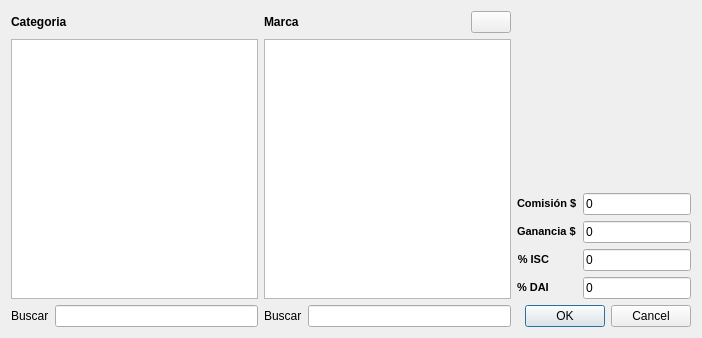
<?xml version="1.0" encoding="UTF-8"?>
<ui version="4.0">
 <class>frmArticlesNew</class>
 <widget class="QDialog" name="frmArticlesNew">
  <property name="geometry">
   <rect>
    <x>0</x>
    <y>0</y>
    <width>702</width>
    <height>338</height>
   </rect>
  </property>
  <property name="windowTitle">
   <string>Añadir Articulos</string>
  </property>
  <layout class="QGridLayout" name="gridLayout">
   <item row="0" column="0">
    <widget class="QLabel" name="label_5">
     <property name="sizePolicy">
      <sizepolicy hsizetype="Preferred" vsizetype="Fixed">
       <horstretch>0</horstretch>
       <verstretch>0</verstretch>
      </sizepolicy>
     </property>
     <property name="text">
      <string>&lt;b&gt;Categoria&lt;/b&gt;</string>
     </property>
    </widget>
   </item>
   <item row="0" column="1">
    <layout class="QHBoxLayout" name="horizontalLayout_3">
     <item>
      <widget class="QLabel" name="label_6">
       <property name="sizePolicy">
        <sizepolicy hsizetype="Preferred" vsizetype="Fixed">
         <horstretch>0</horstretch>
         <verstretch>0</verstretch>
        </sizepolicy>
       </property>
       <property name="text">
        <string>&lt;b&gt;Marca&lt;/b&gt;</string>
       </property>
      </widget>
     </item>
     <item>
      <widget class="QPushButton" name="btnAgregarMarca">
       <property name="sizePolicy">
        <sizepolicy hsizetype="Fixed" vsizetype="Fixed">
         <horstretch>0</horstretch>
         <verstretch>0</verstretch>
        </sizepolicy>
       </property>
       <property name="toolTip">
        <string>Agregar Marca</string>
       </property>
       <property name="text">
        <string/>
       </property>
       <property name="icon">
        <iconset resource="res.qrc">
         <normaloff>:/icons/res/list-add.png</normaloff>:/icons/res/list-add.png</iconset>
       </property>
      </widget>
     </item>
    </layout>
   </item>
   <item row="0" column="2" rowspan="2">
    <layout class="QFormLayout" name="formLayout">
     <property name="fieldGrowthPolicy">
      <enum>QFormLayout::ExpandingFieldsGrow</enum>
     </property>
     <item row="1" column="0">
      <widget class="QLabel" name="label">
       <property name="text">
        <string>&lt;!DOCTYPE HTML PUBLIC &quot;-//W3C//DTD HTML 4.0//EN&quot; &quot;http://www.w3.org/TR/REC-html40/strict.dtd&quot;&gt;
&lt;html&gt;&lt;head&gt;&lt;meta name=&quot;qrichtext&quot; content=&quot;1&quot; /&gt;&lt;style type=&quot;text/css&quot;&gt;
p, li { white-space: pre-wrap; }
&lt;/style&gt;&lt;/head&gt;&lt;body style=&quot; font-family:'MS Shell Dlg 2'; font-size:8.25pt; font-weight:400; font-style:normal;&quot;&gt;
&lt;p style=&quot; margin-top:0px; margin-bottom:0px; margin-left:0px; margin-right:0px; -qt-block-indent:0; text-indent:0px;&quot;&gt;&lt;span style=&quot; font-weight:600;&quot;&gt;Comisión $&lt;/span&gt;&lt;/p&gt;&lt;/body&gt;&lt;/html&gt;</string>
       </property>
       <property name="buddy">
        <cstring>txtComission</cstring>
       </property>
      </widget>
     </item>
     <item row="1" column="1">
      <widget class="QLineEdit" name="txtComission">
       <property name="text">
        <string>0</string>
       </property>
      </widget>
     </item>
     <item row="3" column="0">
      <widget class="QLabel" name="label_3">
       <property name="sizePolicy">
        <sizepolicy hsizetype="Preferred" vsizetype="Preferred">
         <horstretch>0</horstretch>
         <verstretch>0</verstretch>
        </sizepolicy>
       </property>
       <property name="text">
        <string>&lt;!DOCTYPE HTML PUBLIC &quot;-//W3C//DTD HTML 4.0//EN&quot; &quot;http://www.w3.org/TR/REC-html40/strict.dtd&quot;&gt;
&lt;html&gt;&lt;head&gt;&lt;meta name=&quot;qrichtext&quot; content=&quot;1&quot; /&gt;&lt;style type=&quot;text/css&quot;&gt;
p, li { white-space: pre-wrap; }
&lt;/style&gt;&lt;/head&gt;&lt;body style=&quot; font-family:'MS Shell Dlg 2'; font-size:8.25pt; font-weight:400; font-style:normal;&quot;&gt;
&lt;p align=&quot;right&quot; style=&quot; margin-top:0px; margin-bottom:0px; margin-left:0px; margin-right:0px; -qt-block-indent:0; text-indent:0px;&quot;&gt;&lt;span style=&quot; font-weight:600;&quot;&gt;% ISC&lt;/span&gt;&lt;/p&gt;&lt;/body&gt;&lt;/html&gt;</string>
       </property>
       <property name="buddy">
        <cstring>txtISC</cstring>
       </property>
      </widget>
     </item>
     <item row="3" column="1">
      <widget class="QLineEdit" name="txtISC">
       <property name="text">
        <string>0</string>
       </property>
      </widget>
     </item>
     <item row="4" column="0">
      <widget class="QLabel" name="label_2">
       <property name="text">
        <string>&lt;!DOCTYPE HTML PUBLIC &quot;-//W3C//DTD HTML 4.0//EN&quot; &quot;http://www.w3.org/TR/REC-html40/strict.dtd&quot;&gt;
&lt;html&gt;&lt;head&gt;&lt;meta name=&quot;qrichtext&quot; content=&quot;1&quot; /&gt;&lt;style type=&quot;text/css&quot;&gt;
p, li { white-space: pre-wrap; }
&lt;/style&gt;&lt;/head&gt;&lt;body style=&quot; font-family:'MS Shell Dlg 2'; font-size:8.25pt; font-weight:400; font-style:normal;&quot;&gt;
&lt;p style=&quot; margin-top:0px; margin-bottom:0px; margin-left:0px; margin-right:0px; -qt-block-indent:0; text-indent:0px;&quot;&gt;&lt;span style=&quot; font-size:8pt; font-weight:600;&quot;&gt;% DAI&lt;/span&gt;&lt;/p&gt;&lt;/body&gt;&lt;/html&gt;</string>
       </property>
       <property name="buddy">
        <cstring>txtDAI</cstring>
       </property>
      </widget>
     </item>
     <item row="4" column="1">
      <widget class="QLineEdit" name="txtDAI">
       <property name="text">
        <string>0</string>
       </property>
      </widget>
     </item>
     <item row="0" column="0" colspan="2">
      <spacer name="verticalSpacer">
       <property name="orientation">
        <enum>Qt::Vertical</enum>
       </property>
       <property name="sizeHint" stdset="0">
        <size>
         <width>20</width>
         <height>40</height>
        </size>
       </property>
      </spacer>
     </item>
     <item row="2" column="0">
      <widget class="QLabel" name="label_4">
       <property name="text">
        <string>&lt;!DOCTYPE HTML PUBLIC &quot;-//W3C//DTD HTML 4.0//EN&quot; &quot;http://www.w3.org/TR/REC-html40/strict.dtd&quot;&gt;
&lt;html&gt;&lt;head&gt;&lt;meta name=&quot;qrichtext&quot; content=&quot;1&quot; /&gt;&lt;style type=&quot;text/css&quot;&gt;
p, li { white-space: pre-wrap; }
&lt;/style&gt;&lt;/head&gt;&lt;body style=&quot; font-family:'MS Shell Dlg 2'; font-size:8.25pt; font-weight:400; font-style:normal;&quot;&gt;
&lt;p style=&quot; margin-top:0px; margin-bottom:0px; margin-left:0px; margin-right:0px; -qt-block-indent:0; text-indent:0px;&quot;&gt;&lt;span style=&quot; font-weight:600;&quot;&gt;Ganancia $&lt;/span&gt;&lt;/p&gt;&lt;/body&gt;&lt;/html&gt;</string>
       </property>
       <property name="buddy">
        <cstring>txtProfit</cstring>
       </property>
      </widget>
     </item>
     <item row="2" column="1">
      <widget class="QLineEdit" name="txtProfit">
       <property name="text">
        <string>0</string>
       </property>
      </widget>
     </item>
    </layout>
   </item>
   <item row="1" column="0">
    <widget class="QTreeView" name="categoriesview">
     <property name="sizePolicy">
      <sizepolicy hsizetype="Expanding" vsizetype="Expanding">
       <horstretch>1</horstretch>
       <verstretch>0</verstretch>
      </sizepolicy>
     </property>
     <property name="editTriggers">
      <set>QAbstractItemView::NoEditTriggers</set>
     </property>
     <property name="alternatingRowColors">
      <bool>true</bool>
     </property>
     <property name="selectionBehavior">
      <enum>QAbstractItemView::SelectItems</enum>
     </property>
    </widget>
   </item>
   <item row="1" column="1">
    <widget class="QListView" name="brandsview">
     <property name="sizePolicy">
      <sizepolicy hsizetype="Expanding" vsizetype="Expanding">
       <horstretch>1</horstretch>
       <verstretch>0</verstretch>
      </sizepolicy>
     </property>
     <property name="editTriggers">
      <set>QAbstractItemView::NoEditTriggers</set>
     </property>
     <property name="alternatingRowColors">
      <bool>true</bool>
     </property>
    </widget>
   </item>
   <item row="2" column="0">
    <layout class="QHBoxLayout" name="horizontalLayout">
     <item>
      <widget class="QLabel" name="label_7">
       <property name="text">
        <string>Buscar</string>
       </property>
       <property name="buddy">
        <cstring>txtCategorySearch</cstring>
       </property>
      </widget>
     </item>
     <item>
      <widget class="QLineEdit" name="txtCategorySearch"/>
     </item>
    </layout>
   </item>
   <item row="2" column="1">
    <layout class="QHBoxLayout" name="horizontalLayout_2">
     <item>
      <widget class="QLabel" name="label_8">
       <property name="text">
        <string>Buscar</string>
       </property>
       <property name="buddy">
        <cstring>txtBrandSearch</cstring>
       </property>
      </widget>
     </item>
     <item>
      <widget class="QLineEdit" name="txtBrandSearch"/>
     </item>
    </layout>
   </item>
   <item row="2" column="2">
    <widget class="QDialogButtonBox" name="buttonBox">
     <property name="standardButtons">
      <set>QDialogButtonBox::Cancel|QDialogButtonBox::Ok</set>
     </property>
    </widget>
   </item>
  </layout>
 </widget>
 <resources>
  <include location="res.qrc"/>
 </resources>
 <connections/>
</ui>
